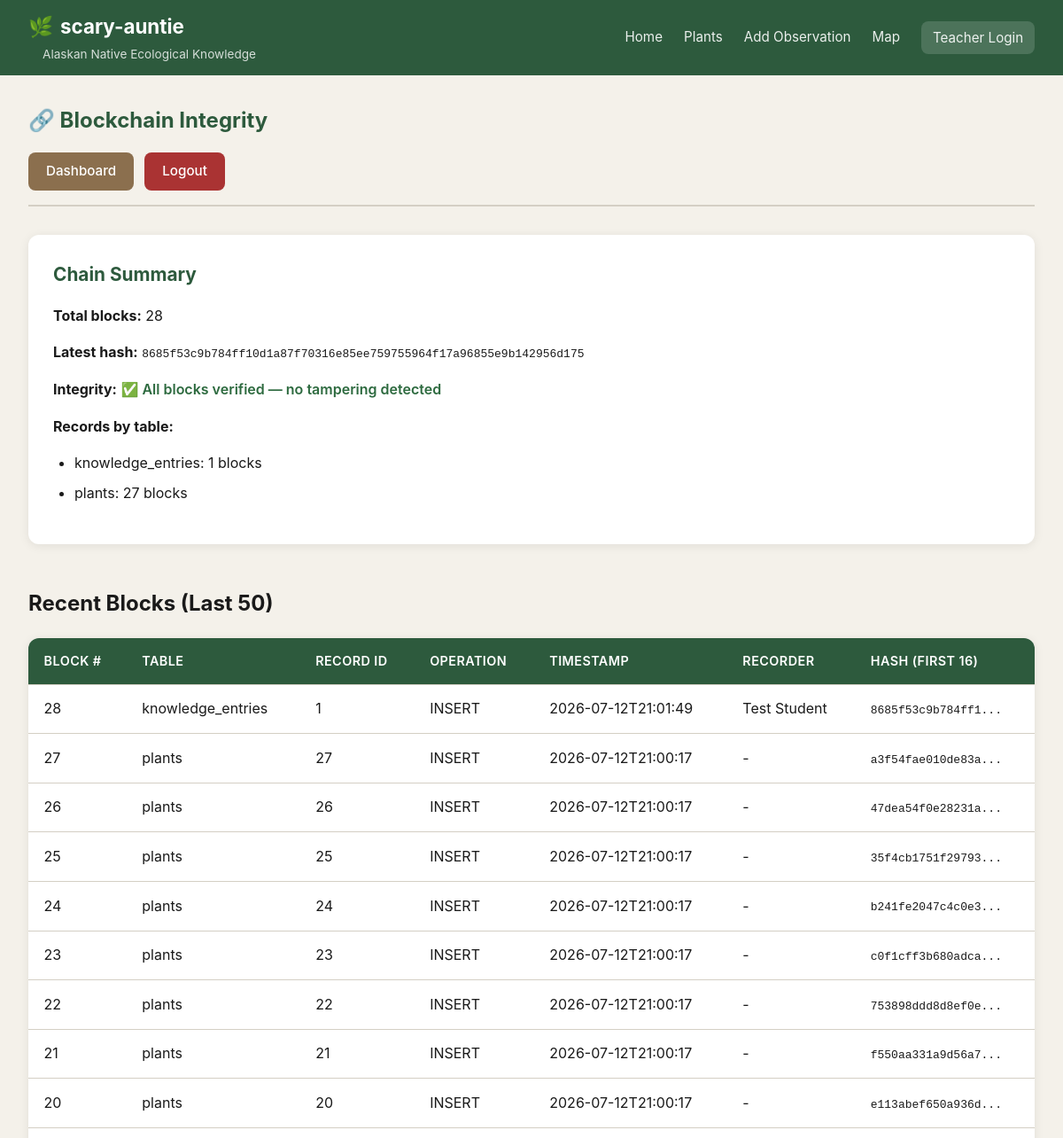
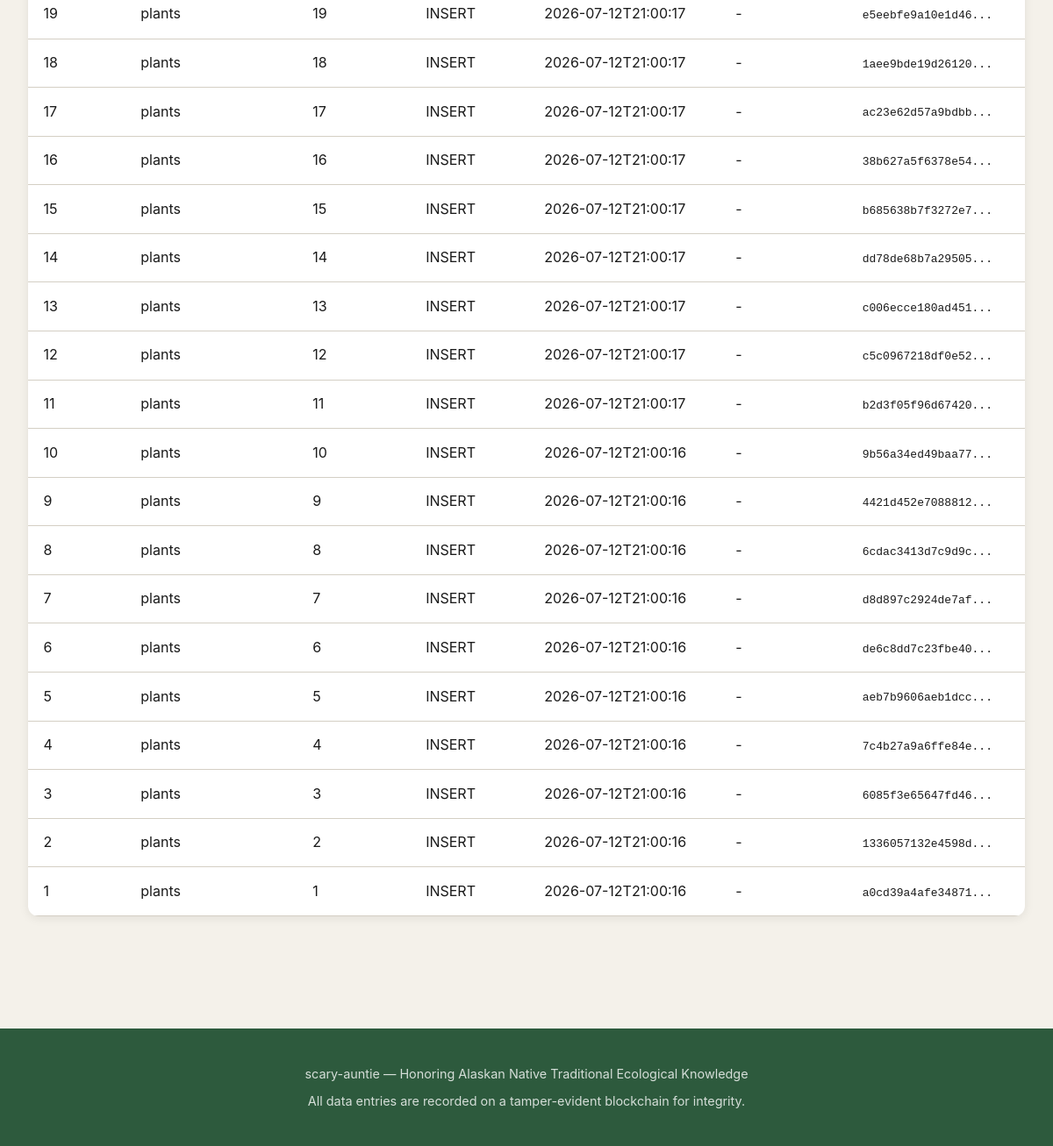
The page /admin/blockchain (signed in) on the database its author committed (2 pictures, top to bottom).
### tables this page shows
CREATE TABLE block_chain (
            id INTEGER PRIMARY KEY AUTOINCREMENT,
            table_name TEXT NOT NULL,
            record_id INTEGER NOT NULL,
            operation TEXT NOT NULL,  -- INSERT, UPDATE, DELETE
            timestamp TEXT NOT NULL,
            data_json TEXT NOT NULL,
            previous_hash TEXT NOT NULL,
            block_hash TEXT NOT NULL UNIQUE,
            recorder_name TEXT,
            signature TEXT
        );

### app.py (the view)
@app.route("/admin/blockchain")
def admin_blockchain():
    redir = require_admin()
    if redir:
        return redir
    chain_summary = get_blockchain_summary()
    conn = get_connection()
    cursor = conn.cursor()
    cursor.execute("""
        SELECT id, table_name, record_id, operation, timestamp,
               recorder_name, block_hash
        FROM block_chain ORDER BY id DESC LIMIT 50
    """)
    recent_blocks = [dict(r) for r in cursor.fetchall()]
    conn.close()
    return render_template("admin/blockchain.html",
                           chain=chain_summary,
                           blocks=recent_blocks,
                           user=session)

### app.py (called while the page is built)
def require_admin():
    if "user_id" not in session:
        flash("Please log in to access the admin area.", "error")
        return redirect(url_for("admin_login"))
    return None

### database.py (called while the page is built, shortened)
def get_connection() -> sqlite3.Connection:
    os.makedirs(os.path.dirname(DATABASE_PATH), exist_ok=True)
    conn = sqlite3.connect(DATABASE_PATH)
    conn.row_factory = sqlite3.Row
    conn.execute("PRAGMA foreign_keys = ON")
    return conn

def compute_hash(data: dict, previous_hash: str) -> str:
    data_string = json.dumps(data, sort_keys=True, default=str)
    combined = data_string + previous_hash
    return hashlib.sha256(combined.encode("utf-8")).hexdigest()

def verify_chain() -> List[Dict[str, Any]]:
    conn = get_connection()
    cursor = conn.cursor()
    cursor.execute("""
        SELECT id, table_name, record_id, operation, timestamp,
               data_json, previous_hash, block_hash
        FROM block_chain ORDER BY id ASC
    """)
    rows = cursor.fetchall()
    conn.close()
    tampered = []
    previous_hash = "0" * 64
    for row in rows:
        data = json.loads(row["data_json"])
        expected_hash = compute_hash(data, previous_hash)
        previous_hash = row["block_hash"]
    return tampered

def get_blockchain_summary() -> Dict[str, Any]:
    conn = get_connection()
    cursor = conn.cursor()
    cursor.execute("SELECT COUNT(*) FROM block_chain")
    total_blocks = cursor.fetchone()[0]
    cursor.execute("SELECT block_hash FROM block_chain ORDER BY id DESC LIMIT 1")
    row = cursor.fetchone()
    latest_hash = row["block_hash"] if row else None
    cursor.execute("""
        SELECT table_name, COUNT(*) as count
        FROM block_chain GROUP BY table_name
    """)
    table_counts = {r["table_name"]: r["count"] for r in cursor.fetchall()}
    conn.close()
    tampered = verify_chain()
    return {
        "total_blocks": total_blocks,
        "latest_hash": latest_hash,
        "table_counts": table_counts,
        "integrity_ok": len(tampered) == 0,
        "tampered_blocks": tampered
    }

### templates/admin/blockchain.html
{% extends "base.html" %}
{% block content %}
<section class="page-header">
    <h1>&#128279; Blockchain Integrity</h1>
    <div class="admin-actions">
        <a href="{{ url_for('admin_dashboard') }}" class="btn btn-secondary">Dashboard</a>
        <a href="{{ url_for('admin_logout') }}" class="btn btn-danger">Logout</a>
    </div>
</section>
<section class="content-section">
    <div class="card">
        <h2>Chain Summary</h2>
        <p><strong>Total blocks:</strong> {{ chain.total_blocks }}</p>
        <p><strong>Latest hash:</strong> <code>{{ chain.latest_hash }}</code></p>
        <p>
            <strong>Integrity:</strong>
            {% if chain.integrity_ok %}
                <span class="status-ok">&#9989; All blocks verified — no tampering detected</span>
            {% else %}
                <span class="status-error">&#10060; TAMPERING DETECTED in {{ chain.tampered_blocks|length }} block(s)!</span>
            {% endif %}
        </p>
        {% if chain.table_counts %}
        <p><strong>Records by table:</strong></p>
        <ul>
            {% for table, count in chain.table_counts.items() %}
                <li>{{ table }}: {{ count }} blocks</li>
            {% endfor %}
        </ul>
        {% endif %}
    </div>
</section>
<section class="content-section">
    <h2>Recent Blocks (Last 50)</h2>
    <table class="data-table">
        <thead>
            <tr>
                <th>Block #</th>
                <th>Table</th>
                <th>Record ID</th>
                <th>Operation</th>
                <th>Timestamp</th>
                <th>Recorder</th>
                <th>Hash (first 16)</th>
            </tr>
        </thead>
        <tbody>
            {% for block in blocks %}
            <tr>
                <td>{{ block.id }}</td>
                <td>{{ block.table_name }}</td>
                <td>{{ block.record_id }}</td>
                <td>{{ block.operation }}</td>
                <td>{{ block.timestamp[:19] }}</td>
                <td>{{ block.recorder_name or '-' }}</td>
                <td><code>{{ block.block_hash[:16] }}...</code></td>
            </tr>
            {% endfor %}
        </tbody>
    </table>
</section>
{% endblock %}

### templates/base.html (shortened to what this page needs)
<!DOCTYPE html>
<html lang="en">
<head>
    <link rel="stylesheet" href="{{ url_for('static', filename='css/style.css') }}">
    <link rel="stylesheet" href="https://unpkg.com/leaflet@1.9.4/dist/leaflet.css" />
</head>
<body>
    <nav class="navbar">
        <div class="nav-brand">
            <a href="{{ url_for('index') }}">
                <span class="logo-leaf">&#127807;</span> scary-auntie
            </a>
            <span class="tagline">Alaskan Native Ecological Knowledge</span>
        </div>
        <div class="nav-links">
            <a href="{{ url_for('index') }}">Home</a>
            <a href="{{ url_for('plant_list') }}">Plants</a>
            <a href="{{ url_for('add_entry') }}">Add Observation</a>
            <a href="{{ url_for('map_view') }}">Map</a>
            <a href="{{ url_for('admin_login') }}" class="admin-link">Teacher Login</a>
        </div>
    </nav>
    <main class="container">
        {% block content %}{% endblock %}
    </main>
    <footer>
        <p>scary-auntie — Honoring Alaskan Native Traditional Ecological Knowledge</p>
        <p>All data entries are recorded on a tamper-evident blockchain for integrity.</p>
    </footer>
</body>
</html>

### static/css/style.css (style rules this page uses)
:root { --color-primary: #2d5a3d; --color-primary-light: #3d7a52; --color-secondary: #8b6f4e; --color-accent: #c4a35a; --color-bg: #f4f1ea; --color-card: #ffffff; --color-text: #1a1a1a; --color-text-light: #5a5a5a; --color-border: #d4cfc4; --color-success: #2d6a3f; --color-warning: #b8860b; --color-danger: #a33; --color-info: #2a5a8a; --radius: 12px; --radius-sm: 8px; --shadow: 0 2px 12px rgba(0,0,0,0.08); --shadow-hover: 0 4px 20px rgba(0,0,0,0.12); --max-width: 1200px; }
* { box-sizing: border-box; }
body { font-family: -apple-system, BlinkMacSystemFont, 'Segoe UI', Roboto, Oxygen, Ubuntu, sans-serif; background: var(--color-bg); color: var(--color-text); margin: 0; padding: 0; line-height: 1.6; }
.navbar { background: var(--color-primary); padding: 0.75rem 2rem; display: flex; justify-content: space-between; align-items: center; flex-wrap: wrap; gap: 1rem; }
.nav-brand a { color: white; font-size: 1.4rem; font-weight: 700; text-decoration: none; display: flex; align-items: center; gap: 0.5rem; }
.nav-brand .tagline { color: rgba(255,255,255,0.8); font-size: 0.85rem; font-weight: 400; margin-left: 1rem; }
.nav-links { display: flex; gap: 1.5rem; align-items: center; }
.nav-links a { color: rgba(255,255,255,0.9); text-decoration: none; font-size: 0.95rem; padding: 0.3rem 0; border-bottom: 2px solid transparent; transition: border-color 0.2s; }
.nav-links .admin-link { background: rgba(255,255,255,0.15); padding: 0.4rem 0.8rem; border-radius: var(--radius-sm); border-bottom: none; }
.container { max-width: var(--max-width); margin: 0 auto; padding: 2rem; }
.content-section { margin-bottom: 3rem; }
.card { background: var(--color-card); border-radius: var(--radius); padding: 1.75rem; box-shadow: var(--shadow); }
.card h2 { margin-top: 0; color: var(--color-primary); font-size: 1.3rem; }
.card ol, .card ul { padding-left: 1.5rem; }
.card li { margin-bottom: 0.5rem; }
.btn { display: inline-block; padding: 0.6rem 1.25rem; border-radius: var(--radius-sm); text-decoration: none; font-weight: 500; font-size: 0.95rem; border: none; cursor: pointer; transition: background 0.2s, transform 0.1s; text-align: center; }
.btn-secondary { background: var(--color-secondary); color: white; }
.btn-danger { background: var(--color-danger); color: white; }
.page-header { margin-bottom: 2rem; padding-bottom: 1rem; border-bottom: 2px solid var(--color-border); }
.page-header h1 { margin: 0 0 0.5rem 0; color: var(--color-primary); }
.admin-actions { margin-top: 1rem; display: flex; gap: 0.75rem; flex-wrap: wrap; }
.data-table { width: 100%; border-collapse: collapse; background: var(--color-card); border-radius: var(--radius); overflow: hidden; box-shadow: var(--shadow); }
.data-table th, .data-table td { padding: 0.9rem 1.1rem; text-align: left; border-bottom: 1px solid var(--color-border); }
.data-table th { background: var(--color-primary); color: white; font-weight: 600; font-size: 0.9rem; text-transform: uppercase; letter-spacing: 0.03em; }
footer { background: var(--color-primary); color: rgba(255,255,255,0.8); text-align: center; padding: 2rem; margin-top: 3rem; }
footer p { margin: 0.5rem 0; font-size: 0.9rem; }
.status-ok { color: var(--color-success); font-weight: 600; }

### rows shown on the page
block_chain: latest_hash "8685f53c9b784ff10d1a87f70316e85ee759755964f17a96855e9b142956d175", table_name "knowledge_entries", record "1", id "28", record_id "1", operation "INSERT", timestamp "2026-07-12T21:01:49", recorder_name "Test Student", block_hash "8685f53c9b784ff1"
block_chain: table_name "plants", count "27", id "27", record_id "27", operation "INSERT", timestamp "2026-07-12T21:00:17", recorder_name "-", block_hash "a3f54fae010de83a"
block_chain: id "26", table_name "plants", record_id "26", operation "INSERT", timestamp "2026-07-12T21:00:17", recorder_name "-", block_hash "47dea54f0e28231a"
block_chain: id "25", table_name "plants", record_id "25", operation "INSERT", timestamp "2026-07-12T21:00:17", recorder_name "-", block_hash "35f4cb1751f29793"
block_chain: id "24", table_name "plants", record_id "24", operation "INSERT", timestamp "2026-07-12T21:00:17", recorder_name "-", block_hash "b241fe2047c4c0e3"
block_chain: id "23", table_name "plants", record_id "23", operation "INSERT", timestamp "2026-07-12T21:00:17", recorder_name "-", block_hash "c0f1cff3b680adca"
block_chain: id "22", table_name "plants", record_id "22", operation "INSERT", timestamp "2026-07-12T21:00:17", recorder_name "-", block_hash "753898ddd8d8ef0e"
block_chain: id "21", table_name "plants", record_id "21", operation "INSERT", timestamp "2026-07-12T21:00:17", recorder_name "-", block_hash "f550aa331a9d56a7"
block_chain: id "20", table_name "plants", record_id "20", operation "INSERT", timestamp "2026-07-12T21:00:17", recorder_name "-", block_hash "e113abef650a936d"
block_chain: id "19", table_name "plants", record_id "19", operation "INSERT", timestamp "2026-07-12T21:00:17", recorder_name "-", block_hash "e5eebfe9a10e1d46"
block_chain: id "18", table_name "plants", record_id "18", operation "INSERT", timestamp "2026-07-12T21:00:17", recorder_name "-", block_hash "1aee9bde19d26120"
block_chain: id "17", table_name "plants", record_id "17", operation "INSERT", timestamp "2026-07-12T21:00:17", recorder_name "-", block_hash "ac23e62d57a9bdbb"
block_chain: id "16", table_name "plants", record_id "16", operation "INSERT", timestamp "2026-07-12T21:00:17", recorder_name "-", block_hash "38b627a5f6378e54"
block_chain: id "15", table_name "plants", record_id "15", operation "INSERT", timestamp "2026-07-12T21:00:17", recorder_name "-", block_hash "b685638b7f3272e7"
block_chain: id "14", table_name "plants", record_id "14", operation "INSERT", timestamp "2026-07-12T21:00:17", recorder_name "-", block_hash "dd78de68b7a29505"
block_chain: id "13", table_name "plants", record_id "13", operation "INSERT", timestamp "2026-07-12T21:00:17", recorder_name "-", block_hash "c006ecce180ad451"
block_chain: id "12", table_name "plants", record_id "12", operation "INSERT", timestamp "2026-07-12T21:00:17", recorder_name "-", block_hash "c5c0967218df0e52"
block_chain: id "11", table_name "plants", record_id "11", operation "INSERT", timestamp "2026-07-12T21:00:17", recorder_name "-", block_hash "b2d3f05f96d67420"
block_chain: id "10", table_name "plants", record_id "10", operation "INSERT", timestamp "2026-07-12T21:00:16", recorder_name "-", block_hash "9b56a34ed49baa77"
block_chain: id "9", table_name "plants", record_id "9", operation "INSERT", timestamp "2026-07-12T21:00:16", recorder_name "-", block_hash "4421d452e7088812"
block_chain: id "8", table_name "plants", record_id "8", operation "INSERT", timestamp "2026-07-12T21:00:16", recorder_name "-", block_hash "6cdac3413d7c9d9c"
block_chain: id "7", table_name "plants", record_id "7", operation "INSERT", timestamp "2026-07-12T21:00:16", recorder_name "-", block_hash "d8d897c2924de7af"
block_chain: id "6", table_name "plants", record_id "6", operation "INSERT", timestamp "2026-07-12T21:00:16", recorder_name "-", block_hash "de6c8dd7c23fbe40"
block_chain: id "5", table_name "plants", record_id "5", operation "INSERT", timestamp "2026-07-12T21:00:16", recorder_name "-", block_hash "aeb7b9606aeb1dcc"
block_chain: id "4", table_name "plants", record_id "4", operation "INSERT", timestamp "2026-07-12T21:00:16", recorder_name "-", block_hash "7c4b27a9a6ffe84e"
block_chain: id "3", table_name "plants", record_id "3", operation "INSERT", timestamp "2026-07-12T21:00:16", recorder_name "-", block_hash "6085f3e65647fd46"
block_chain: id "2", table_name "plants", record_id "2", operation "INSERT", timestamp "2026-07-12T21:00:16", recorder_name "-", block_hash "1336057132e4598d"
block_chain: id "1", table_name "plants", record_id "1", operation "INSERT", timestamp "2026-07-12T21:00:16", recorder_name "-", block_hash "a0cd39a4afe34871"

### other values the page prints
{{ chain.total_blocks }} "28"
